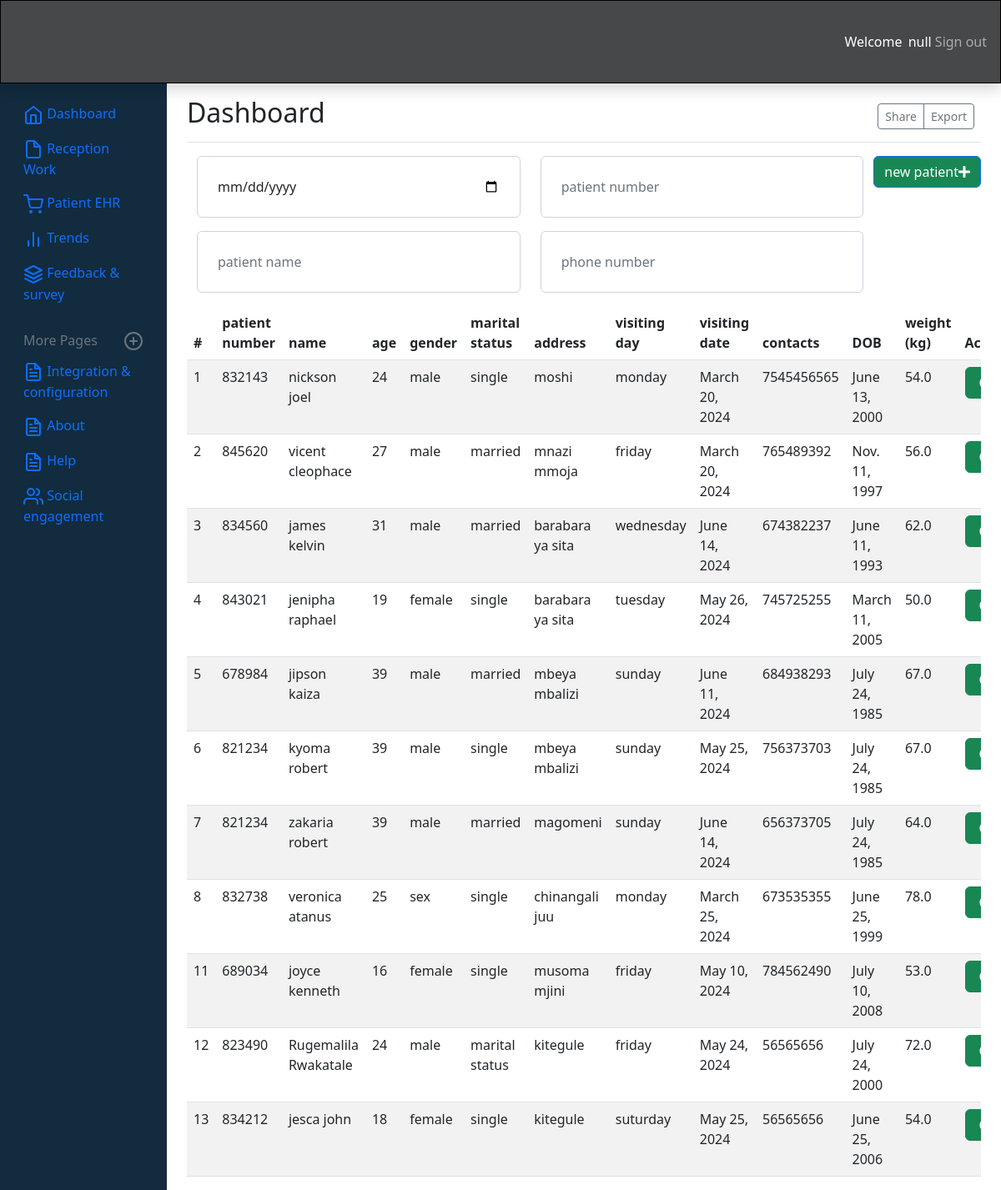
Screenshot of /reception (signed in) with the database file from the repository.
### APP/models.py (models this page shows)
class customers(models.Model):
    reg_name = models.CharField(max_length=100)
    id_number = models.IntegerField(null=False, blank=True)
    name = models.CharField(max_length=100)
    dof = models.DateField(null=False, blank=True)
    age = models.IntegerField(null=False, blank=True)
    weight = models.FloatField(null=False, blank=True)
    file_number = models.IntegerField(null=False, blank=True)
    role = models.CharField(max_length=150)
    marital_status = models.CharField(max_length=100)
    sex = models.CharField(max_length=50)
    date_created = models.DateField(null=False,default=timezone.now)
    height = models.IntegerField()
    ward = models.CharField(max_length=100, blank=True)
    day= models.CharField(max_length=100, blank=True)
    street = models.CharField(max_length=100, blank=True, null=True)
    street_chairman = models.CharField(max_length=100, blank=True, null=True)
    ten_cell_leader = models.CharField(max_length=100, null=True, blank=True)
    street_chair_man_contact = models.IntegerField(null=True, blank=True)
    client_contact = models.IntegerField()

### APP/views.py (the view)
# urls.py: path('reception', views.reception, name='reception'),
@login_required(login_url="index")
def reception(request):
    if "number" in request.GET:
        number = request.GET["number"]
        attended = customers.objects.filter(file_number__icontains=number)
    elif "name" in request.GET:
         name = request.GET["name"]
         attended = customers.objects.filter(name__icontains=name)
    elif "phone" in request.GET:
        phone = request.GET["phone"]
        attended = customers.objects.filter(client_contact__icontains=phone)
    elif "visit_date" in request.GET:
        date = request.GET["visit_date"]
        attended = customers.objects.filter(date_created__iexact=date)
    else:
        attended = customers.objects.all()
    context = {
        "attended": attended,
    }
    return render(request, 'reception.html',context)

### templates/reception.html (shortened to what this page needs)
 {%extends 'base.html'%}
 {%load static%}
    {%block content%}
    <div class="container-l">
        <div class="form-group">
           <a href="{%url 'customer'%}"><button class="btn btn-primary bg-success" type"button" id="new">new patient<i class="fa fa-plus"></i></button></a>
        </div>
        <form>
            <div class="row">
        <div class="col-md-6"><input type="date" class="form-control mb-3 p-4" name="date" id="visit_date" onclick="searchData()"></div>
        <div class="col-md-6"><input type="number" class="form-control mb-3 p-4" name="patient_number" id="patient_number" maxlength="6" onkeypress="searchData()" placeholder="patient number"></div>
        <div class="col-md-6"><input type="text" class="form-control mb-3 p-4" name="patient_name" id="patient_name" onkeypress="searchData()" placeholder="patient name"></div>
        <div class="col-md-6"><input type="number" class="form-control mb-3 p-4" name="phone" id="patient_phone" maxlength="10" placeholder="phone number" onkeypress="searchData()"></div>
            </div>
         </form>
         <div class="table-responsive">
           <table class="table table-striped" id="table_data">
            <thead>
                <tr>
                    <th scope="col">#</th>
                    <th scope="col">patient number</th>
                    <th scope="col">name</th>
                    <th scope="col">age</th>
                    <th scope="col">gender</th>
                    <th scope="col">marital status</th>
                    <th scope="col">address</th>
                    <th scope="col">visiting day</th>
                    <th scope="col">visiting date</th>
                    <th scope="col">contacts</th>
                    <th scope="col">DOB</th>
                    <th scope="col">weight (kg)</th>
                    <th scope="col">Action</th>
                </tr>
            </thead>
            <tbody>
                {%for i in attended%}
                <tr>
                    <td>{{i.id}}</td>
                    <td>{{i.file_number}}</td>
                    <td>{{i.name}}</td>
                    <td>{{i.age}}</td>
                    <td>{{i.sex}}</td>
                    <td>{{i.marital_status}}</td>
                    <td>{{i.street}}</td>
                    <td>{{i.day}}</td>
                    <td>{{i.date_created}}</td>
                    <td>{{i.client_contact}}</td>
                    <td>{{i.dof}}</td>
                    <td>{{i.weight}}</td>
                    <td><button class="btn btn-success"><a href="{% url 'admit_patient' i.file_number%}"
                    class="text-bg-success text-decoration-none p-1">Check_In</a></button></td>
                </tr>
                {% endfor %}
            </tbody>
           </table>
        </div>
    </div>
    {%endblock%}

### static/style.css (style rules this page uses)
* { margin: 0%; padding:0%; }
body { margin: 0%; padding: auto; overflow-x: hidden; }
#new { float: right; }

### rows the page displays
customers: id "1", file_number "832143", name "nickson joel", age "24", sex "male", marital_status "single", street "moshi", day "monday", date_created "March 20, 2024", client_contact "7545456565", dof "June 13, 2000", weight "54.0"
customers: id "2", file_number "845620", name "vicent cleophace", age "27", sex "male", marital_status "married", street "mnazi mmoja", day "friday", date_created "March 20, 2024", client_contact "765489392", dof "Nov. 11, 1997", weight "56.0"
customers: id "3", file_number "834560", name "james kelvin", age "31", sex "male", marital_status "married", street "barabara ya sita", day "wednesday", date_created "June 14, 2024", client_contact "674382237", dof "June 11, 1993", weight "62.0"
customers: id "4", file_number "843021", name "jenipha raphael", age "19", sex "female", marital_status "single", street "barabara ya sita", day "tuesday", date_created "May 26, 2024", client_contact "745725255", dof "March 11, 2005", weight "50.0"
customers: id "5", file_number "678984", name "jipson kaiza", age "39", sex "male", marital_status "married", street "mbeya mbalizi", day "sunday", date_created "June 11, 2024", client_contact "684938293", dof "July 24, 1985", weight "67.0"
customers: id "6", file_number "821234", name "kyoma robert", age "39", sex "male", marital_status "single", street "mbeya mbalizi", day "sunday", date_created "May 25, 2024", client_contact "756373703", dof "July 24, 1985", weight "67.0"
customers: id "7", file_number "821234", name "zakaria robert", age "39", sex "male", marital_status "married", street "magomeni", day "sunday", date_created "June 14, 2024", client_contact "656373705", dof "July 24, 1985", weight "64.0"
customers: id "8", file_number "832738", name "veronica atanus", age "25", sex "sex", marital_status "single", street "chinangali juu", day "monday", date_created "March 25, 2024", client_contact "673535355", dof "June 25, 1999", weight "78.0"
customers: id "11", file_number "689034", name "joyce kenneth", age "16", sex "female", marital_status "single", street "musoma mjini", day "friday", date_created "May 10, 2024", client_contact "784562490", dof "July 10, 2008", weight "53.0"
customers: id "12", file_number "823490", name "Rugemalila Rwakatale", age "24", sex "male", marital_status "marital status", street "kitegule", day "friday", date_created "May 24, 2024", client_contact "56565656", dof "July 24, 2000", weight "72.0"
customers: id "13", file_number "834212", name "jesca john", age "18", sex "female", marital_status "single", street "kitegule", day "suturday", date_created "May 25, 2024", client_contact "56565656", dof "June 25, 2006", weight "54.0"
